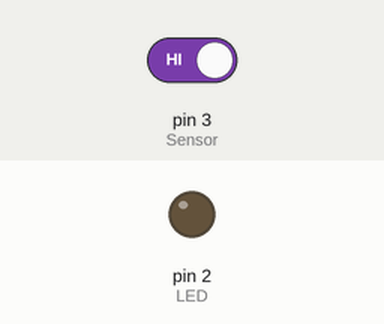
The sketch below on a simulated Arduino Uno, built with avr-gcc and run on an emulated ATmega328P. On the bench: output pins drawn as LEDs (lit = HIGH). Inputs (shaded band) come from the test bench; at power-on: pin 3 (Sensor) HIGH.

Above: at 1.2 s.
1.3 s: pin 3 (Sensor) driven LOW
At 1.6 s:
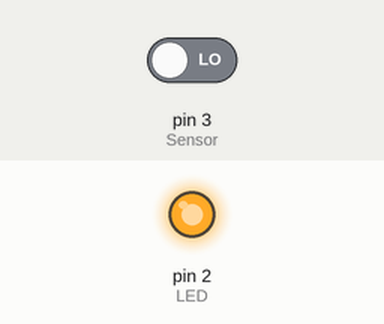
2.8 s: pin 3 (Sensor) driven HIGH
At 3.9 s:
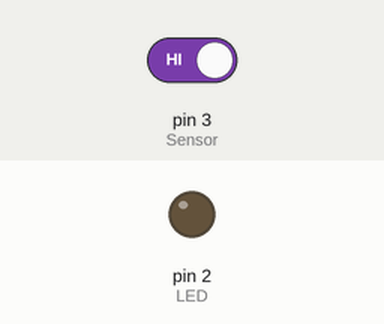
Timing chart, 0 to 5.8 s (numbered marks = the images above; inputs shaded):
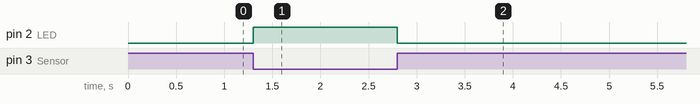

The sketch:

einfacher_Schalter_IO.ino
```cpp
void setup() {
  // put your setup code here, to run once:
  pinMode(3, INPUT); //Sensor? XD
  pinMode(2,OUTPUT); //LED
  digitalWrite(3, HIGH);
}

void loop() {
  // put your main code here, to run repeatedly:
  if(digitalRead(3)==LOW){
    digitalWrite(2, HIGH);
  }
  else{
    digitalWrite(2,LOW);
  }
}
```

Measured:
- after the input at 1.3 s, pin 2 (LED): LOW → HIGH at once
- after the input at 2.8 s, pin 2 (LED): HIGH → LOW at once
